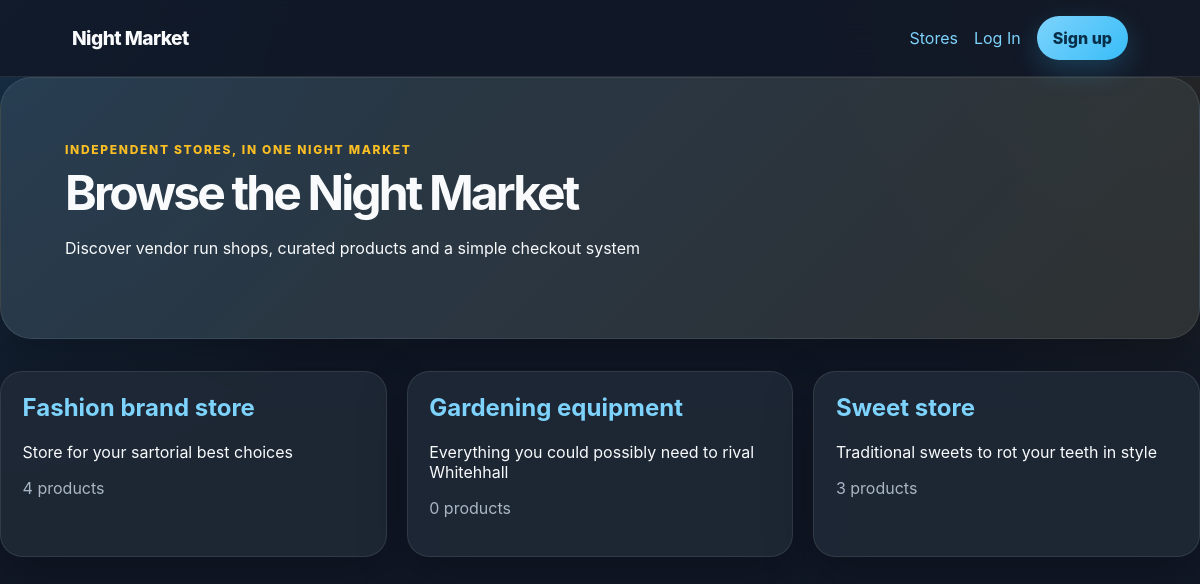
The page / on the database its author committed.
### shop/models.py (models this page shows, shortened)
class Store(models.Model):
    owner = models.ForeignKey(settings.AUTH_USER_MODEL,
                              on_delete=models.CASCADE, related_name='stores')
    name = models.CharField(max_length=120)
    description = models.TextField(blank=True)
    created_at = models.DateTimeField(auto_now_add=True)
    class Meta:
        ordering = ['name']

### shop/views.py (the view)
# urls.py: 2. Add a URL to urlpatterns:  path('', views.home, name='home')
def home(request):
    stores = Store.objects.prefetch_related('products').all()
    return render(request, 'shop/home.html', {'stores': stores})

### shop/templates/shop/home.html
{% extends 'base.html' %}
{% block content %}
<section class="hero">
    <div>
        <p class="eyebrow">Independent stores, in one night market</p>
        <h1>Browse the Night Market</h1>
        <p>Discover vendor run shops, curated products and a simple checkout system</p>
    </div>
</section>
<section class="grid">
    {% for store in stores %}
        <article class="card">
            <h2>
                <a href="{% url 'store_detail' store.pk %}">
                    {{ store.name }}
                </a>
            </h2>
            <p>{{ store.description|default:'No description provided.' }}</p>
            <p class="muted">
                {{ store.products.count }} product{{ store.products.count|pluralize }}
            </p>
        </article>
    {% empty %}
        <article class="panel">
            <h2>No stores yet</h2>
            <p>Vendors can create their first stores from the Vendors dashboard</p>
        </article>
    {% endfor %}
</section>
{% endblock %}

### shop/static/shop/style.css (style rules this page uses)
:root { --bg: #111827; --bg--soft: #182235; --panel: #1f2937; --panel--light: #263449; --text: #f8fafc; --muted: #aab6c5; --accent: #7dd3fc; --accent--strong: #38bdf8; --warm: #fbbf24; --danger: #fb7185; --danger--dark: #be123c; --border: rgba(255, 255, 255, 0.09); --shadow: 0 18px 50px rgba(0, 0, 0, 0.28); }
* { box-sizing: border-box; }
body { margin: 0; font-family: inter, ui-sans-serif, system-ui, -apple-system, BlinkMacSystemFont, "Segoe UI", sans-serif; background: radial-gradient(circle at top left, rgba(56, 189, 248, 0.16), transparent 30rem), radial-gradient(circle at top right, rgba(251, 191, 36, 0.10), transparent 28rem), var(--bg); color: var(--text); min-height: 100vh; }
a { color: var(--accent); text-decoration: none; }
.hero { padding: 4rem; border: 1px solid var(--border); border-radius: 2rem; background: linear-gradient(135deg, rgba(125, 211, 252, 0.12), rgba(251, 191, 36, 0.08)), rgba(31, 41, 55, 0.8); box-shadow: var(--shadow); margin-bottom: 2rem; }
.hero h1, .page-title h1, .panel h1 { margin-top: 0.35rem; margin-bottom: 0.75rem; font-size: clamp(2rem, 4vw, 4rem); letter-spacing: -0.06em; }
.eyebrow { color: var(--warm); text-transform: uppercase; font-size: 0.75rem; font-weight: 800; letter-spacing: 0.14em; margin: 0; }
.grid { display: grid; grid-template-columns: repeat(auto-fit, minmax(240px, 1fr)); gap: 1.25rem; }
.card, .panel { background: rgba(31, 41, 55, 0.88); border: 1px solid var(--border); border-radius: 1.4rem; padding: 1.35rem; box-shadow: var(--shadow); }
.card { transition: transform 180ms ease, border-color 180ms ease, background 180ms ease; }
.card h2, .panel h2 { margin-top: 0; }
.muted { color: var(--muted); }

### rows shown on the page
Store: name "Fashion brand store", description "Store for your sartorial best choices", products.count "4"
Store: name "Gardening equipment", description "Everything you could possibly need to rival Whitehhall", products.count "0"
Store: name "Sweet store", description "Traditional sweets to rot your teeth in style", products.count "3"
